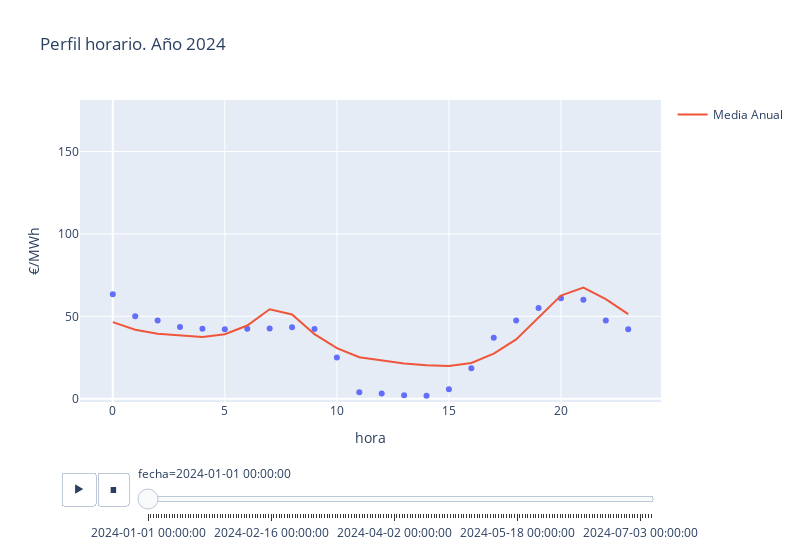

The notebook cell saved with this chart:
### Code cell
def graf_horaria():
    graf_horaria=px.scatter(datos_horarios, x='hora',y='value',
        title='Perfil horario. Año 2024',                            
        animation_frame='fecha',
        width=800,
        labels={'value':'€/MWh'}
        #category_orders={'escala':escala_ordenada_hora},
        #color_discrete_map=colores
        #marker_size=10
    )
                           
    graf_horaria_linea=go.Scatter(
        x=pt_curva_horaria['hora'],
        y=pt_curva_horaria['value'],
        #color=["blue"],
        name='Media Anual',
        mode='lines',
        
    )
     
    graf_horaria.add_trace(graf_horaria_linea)
        
    graf_horaria.update_layout(
        yaxis=dict(range=[datos_horarios['value'].min(), datos_horarios['value'].max()])
    )
    
    return graf_horaria
graf_horaria()
